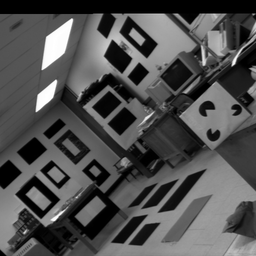
#> input picture 17.bmp, 256 x 256 px, shrunk from 512 x 512 before the run, found by its file name
$ python text.py   (older library calls are emulated)
#> lines starting #> are read from the running program, lines starting #| are printed output that depends on the picture; after the words box and inside, x2 and y2 are one past the last pixel; in counts of white or black regions, pixels touching at a corner belong together
#> further down, im is the input picture: shape (256, 256, 3); min 0, max 255, mean 79.7
### proposed.py
import cv2
import numpy as np
from scipy import signal
from pylab import *
def improved1(im,threshold):
#> called with threshold = 251188643.2
    rho = 1.5
    p = 8
    sigma1 = 1.5
    sigma2 = 3
    sigma3 = 4.5
    radius = 5
    esp = 2.220 * 10 ** (-16)
    if im.shape[2]==3:
        im = cv2.cvtColor(im, cv2.COLOR_BGR2GRAY)
#> im: shape (256, 256)
    # cv2.imshow('image',im)
    rows, cols = np.shape(im)
#> rows = 256; cols = 256
    wid = 7
    width = 15
    extend = cv2.copyMakeBorder(im, 7, 7, 7, 7, cv2.BORDER_REFLECT)
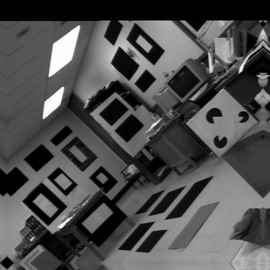
#> extend: shape (270, 270); min 0, max 255, mean 78.4
    extend_image = np.array(extend, np.float32)
    # cv2.imshow('extend',extend_image)
    # cv2.waitKey()
    V1 = []
    V2 = []
    V3 = []
    M = []
    M2 = []
    M3 = []
    M1 = np.mat([[rho, 0], [0, 1 / rho]])
    for direction in range(1, p + 1):
        theta = (direction - 1) * np.pi / (p)
        anigs_direction1 = np.zeros((2 * width + 1, 2 * width + 1))
        anigs_direction2 = np.zeros((2 * width + 1, 2 * width + 1))
        anigs_direction3 = np.zeros((2 * width + 1, 2 * width + 1))
        R = np.mat([[np.cos(theta), np.sin(theta)], [-np.sin(theta), np.cos(theta)]])
        R1 = np.mat([[np.cos(-theta), np.sin(-theta)], [-np.sin(-theta), np.cos(-theta)]])
        for x in range(-width, width + 1):
            for y in range(-width, width + 1):
                X1 = np.mat([x, y])
                X2 = X1.T
                anigs_direction1[x + width, y + width] = -rho * (x * np.cos(theta) + y * np.sin(theta)) * 1 / (
                            2 * np.pi * sigma1 * sigma1) * np.exp(-1 / (2 * sigma1) * X1 * R1 * M1 * R * X2)
                anigs_direction2[x + width, y + width] = -rho * (x * np.cos(theta) + y * np.sin(theta)) * 1 / (
                            2 * np.pi * sigma2 * sigma2) * np.exp(-1 / (2 * sigma2) * X1 * R1 * M1 * R * X2)
                anigs_direction3[x + width, y + width] = -rho * (x * np.cos(theta) + y * np.sin(theta)) * 1 / (
                            2 * np.pi * sigma3 * sigma3) * np.exp(-1 / (2 * sigma3) * X1 * R1 * M1 * R * X2)
                # print(type(anigs_direction3))
        V1.append(anigs_direction1)
        V2.append(anigs_direction2)
        V3.append(anigs_direction3)
    # print(np.shape(V1[7]))
    # print(V2)
    # print(V3)
    # smooth the input image
    template1 = np.zeros((2 * wid + rows, cols + 2 * wid))
    template2 = np.zeros((2 * wid + rows, cols + 2 * wid))
    template3 = np.zeros((2 * wid + rows, cols + 2 * wid))
    for d in range(0, p):
        a = V1[d]
        b = V2[d]
        c = V3[d]
        oa = a - (a.sum()) / (a.size)
        ob = b - (b.sum()) / (b.size)
        oc = c - (c.sum()) / (c.size)
        template1 = signal.convolve2d(extend_image, oa, mode='same')
        template2 = signal.convolve2d(extend_image, ob, mode='same')
        template3 = signal.convolve2d(extend_image, oc, mode='same')
        # print(type(template3))
        # print(np.shape(template3))
        M.append(template1)
        M2.append(template2)
        M3.append(template3)
#> this loop made 8 passes
#> pass 1, in improved1, `template3 = signal.convolve2d(extend_image, oc, mode='same')`:
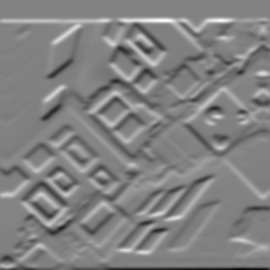
#> template3: shape (270, 270) float64; min -39.98, max 38.92, mean 0.2; drawn with min black and max white
#> pass 2, in improved1, `template1 = signal.convolve2d(extend_image, oa, mode='same')`:
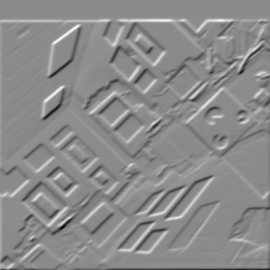
#> template1: shape (270, 270) float64; min -73.03, max 60.98, mean 0.2; drawn with min black and max white
#> after the loop, M = 8 items; M2 = 8 items; M3 = 8 items
    # print(np.shape(M2[7]))
    measure = np.zeros((rows, cols))
    for i in range(0, rows):
        for j in range(0, cols):
            Tem = []
            for d in range(0, p):
                A = M[d]
                a1 = A[i + wid - 1, j + wid + 3]
                a2 = A[i + wid, j + wid + 3]
                a3 = A[i + wid + 1, j + wid + 3]
                a4 = A[i + wid - 2, j + wid + 2]
                a5 = A[i + wid - 1, j + wid + 2]
                a6 = A[i + wid, j + wid + 2]
                a7 = A[i + wid + 1, j + wid + 2]
                a8 = A[i + wid + 2, j + wid + 2]
                a9 = A[i + wid - 3, j + wid + 1]
                a10 = A[i + wid - 2, j + wid + 1]
                a11 = A[i + wid - 1, j + wid + 1]
                a12 = A[i + wid, j + wid + 1]
                a13 = A[i + wid + 1, j + wid + 1]
                a14 = A[i + wid + 2, j + wid + 1]
                a15 = A[i + wid + 3, j + wid + 1]
                a16 = A[i + wid - 3, j + wid]
                a17 = A[i + wid - 2, j + wid]
                a18 = A[i + wid - 1, j + wid]
                a19 = A[i + wid, j + wid]
                a20 = A[i + wid + 1, j + wid]
                a21 = A[i + wid + 2, j + wid]
                a22 = A[i + wid + 3, j + wid]
                a23 = A[i + wid - 3, j + wid - 1]
                a24 = A[i + wid - 2, j + wid - 1]
                a25 = A[i + wid - 1, j + wid - 1]
                a26 = A[i + wid, j + wid - 1]
                a27 = A[i + wid + 1, j + wid - 1]
                a28 = A[i + wid + 2, j + wid - 1]
                a29 = A[i + wid + 3, j + wid - 1]
                a30 = A[i + wid - 2, j + wid - 2]
                a31 = A[i + wid - 1, j + wid - 2]
                a32 = A[i + wid, j + wid - 2]
                a33 = A[i + wid + 1, j + wid - 2]
                a34 = A[i + wid + 2, j + wid - 2]
                a35 = A[i + wid - 1, j + wid - 3]
                a36 = A[i + wid, j + wid - 3]
                a37 = A[i + wid + 1, j + wid - 3]
                s = np.mat([a1, a2, a3, a4, a5, a6, a7, a8, a9, a10, a11, a12, a13, a14, a15, a16, a17, a18, a19, a20, a21,
                     a22, a23, a24, a25, a26, a27, a28, a29, a30, a31, a32, a33, a34, a35, a36, a37]).T
                Tem.append(s)
            T = np.transpose(Tem)
            M4 = (np.mat(np.abs(Tem))) * (np.mat(np.abs(T)))
            measure[i, j] = np.linalg.det(M4) / (np.trace(M4) + esp)
    marked_img_one = np.zeros((rows, cols))
    marked_img_two = np.zeros((rows, cols))
    marked_img_three = np.zeros((rows, cols))
    r = nonma(measure, threshold, radius)
    # [6 lines of commented-out code are left out]
    for i in range(len(r)):
        Tem2 = []
        for d in range(0, p):
            A2 = M2[d]
            a1 = A2[r[i, 0] + wid - 1, r[i, 1] + wid + 3]
            a2 = A2[r[i, 0] + wid, r[i, 1] + wid + 3]
            a3 = A2[r[i, 0] + wid + 1, r[i, 1] + wid + 3]
            a4 = A2[r[i, 0] + wid - 2, r[i, 1] + wid + 2]
            a5 = A2[r[i, 0] + wid - 1, r[i, 1] + wid + 2]
            a6 = A2[r[i, 0] + wid, r[i, 1] + wid + 2]
            a7 = A2[r[i, 0] + wid + 1, r[i, 1] + wid + 2]
            a8 = A2[r[i, 0] + wid + 2, r[i, 1] + wid + 2]
            a9 = A2[r[i, 0] + wid - 3, r[i, 1] + wid + 1]
            a10 = A2[r[i, 0] + wid - 2, r[i, 1] + wid + 1]
            a11 = A2[r[i, 0] + wid - 1, r[i, 1] + wid + 1]
            a12 = A2[r[i, 0] + wid, r[i, 1] + wid + 1]
            a13 = A2[r[i, 0] + wid + 1, r[i, 1] + wid + 1]
            a14 = A2[r[i, 0] + wid + 2, r[i, 1] + wid + 1]
            a15 = A2[r[i, 0] + wid + 3, r[i, 1] + wid + 1]
            a16 = A2[r[i, 0] + wid - 3, r[i, 1] + wid]
            a17 = A2[r[i, 0] + wid - 2, r[i, 1] + wid]
            a18 = A2[r[i, 0] + wid - 1, r[i, 1] + wid]
            a19 = A2[r[i, 0] + wid, r[i, 1] + wid]
            a20 = A2[r[i, 0] + wid + 1, r[i, 1] + wid]
            a21 = A2[r[i, 0] + wid + 2, r[i, 1] + wid]
            a22 = A2[r[i, 0] + wid + 3, r[i, 1] + wid]
            a23 = A2[r[i, 0] + wid - 3, r[i, 1] + wid - 1]
            a24 = A2[r[i, 0] + wid - 2, r[i, 1] + wid - 1]
            a25 = A2[r[i, 0] + wid - 1, r[i, 1] + wid - 1]
            a26 = A2[r[i, 0] + wid, r[i, 1] + wid - 1]
            a27 = A2[r[i, 0] + wid + 1, r[i, 1] + wid - 1]
            a28 = A2[r[i, 0] + wid + 2, r[i, 1] + wid - 1]
            a29 = A2[r[i, 0] + wid + 3, r[i, 1] + wid - 1]
            a30 = A2[r[i, 0] + wid - 2, r[i, 1] + wid - 2]
            a31 = A2[r[i, 0] + wid - 1, r[i, 1] + wid - 2]
            a32 = A2[r[i, 0] + wid, r[i, 1] + wid - 2]
            a33 = A2[r[i, 0] + wid + 1, r[i, 1] + wid - 2]
            a34 = A2[r[i, 0] + wid + 2, r[i, 1] + wid - 2]
            a35 = A2[r[i, 0] + wid - 1, r[i, 1] + wid - 3]
            a36 = A2[r[i, 0] + wid, r[i, 1] + wid - 3]
            a37 = A2[r[i, 0] + wid + 1, r[i, 1] + wid - 3]
            t = np.mat([a1, a2, a3, a4, a5, a6, a7, a8, a9, a10, a11, a12, a13, a14, a15, a16, a17, a18, a19, a20, a21, a22,
                 a23,a24, a25, a26, a27, a28, a29, a30, a31, a32, a33, a34, a35, a36, a37]).T
            Tem2.append(t)
        T2 = np.transpose(Tem2)
        M5 = (np.mat(np.abs(Tem2))) * (np.mat(np.abs(T2)))
        KKK = np.linalg.det(M5) / (np.trace(M5) + esp)
        if KKK > threshold:
            marked_img_two[r[i, 0], r[i, 1]] = 1
    rr = np.array(marked_img_two.nonzero()).T
    # [6 lines of commented-out code are left out]
    for i in range(len(rr)):
        Tem3 = []
        for d in range(0, p):
            A3 = M3[d]
            a1 = A3[rr[i, 0] + wid - 1, rr[i, 1] + wid + 3]
            a2 = A3[rr[i, 0] + wid, rr[i, 1] + wid + 3]
            a3 = A3[rr[i, 0] + wid + 1, rr[i, 1] + wid + 3]
            a4 = A3[rr[i, 0] + wid - 2, rr[i, 1] + wid + 2]
            a5 = A3[rr[i, 0] + wid - 1, rr[i, 1] + wid + 2]
            a6 = A3[rr[i, 0] + wid, rr[i, 1] + wid + 2]
            a7 = A3[rr[i, 0] + wid + 1, rr[i, 1] + wid + 2]
            a8 = A3[rr[i, 0] + wid + 2, rr[i, 1] + wid + 2]
            a9 = A3[rr[i, 0] + wid - 3, rr[i, 1] + wid + 1]
            a10 = A3[rr[i, 0] + wid - 2, rr[i, 1] + wid + 1]
            a11 = A3[rr[i, 0] + wid - 1, rr[i, 1] + wid + 1]
            a12 = A3[rr[i, 0] + wid, rr[i, 1] + wid + 1]
            a13 = A3[rr[i, 0] + wid + 1, rr[i, 1] + wid + 1]
            a14 = A3[rr[i, 0] + wid + 2, rr[i, 1] + wid + 1]
            a15 = A3[rr[i, 0] + wid + 3, rr[i, 1] + wid + 1]
            a16 = A3[rr[i, 0] + wid - 3, rr[i, 1] + wid]
            a17 = A3[rr[i, 0] + wid - 2, rr[i, 1] + wid]
            a18 = A3[rr[i, 0] + wid - 1, rr[i, 1] + wid]
            a19 = A3[rr[i, 0] + wid, rr[i, 1] + wid]
            a20 = A3[rr[i, 0] + wid + 1, rr[i, 1] + wid]
            a21 = A3[rr[i, 0] + wid + 2, rr[i, 1] + wid]
            a22 = A3[rr[i, 0] + wid + 3, rr[i, 1] + wid]
            a23 = A3[rr[i, 0] + wid - 3, rr[i, 1] + wid - 1]
            a24 = A3[rr[i, 0] + wid - 2, rr[i, 1] + wid - 1]
            a25 = A3[rr[i, 0] + wid - 1, rr[i, 1] + wid - 1]
            a26 = A3[rr[i, 0] + wid, rr[i, 1] + wid - 1]
            a27 = A3[rr[i, 0] + wid + 1, rr[i, 1] + wid - 1]
            a28 = A3[rr[i, 0] + wid + 2, rr[i, 1] + wid - 1]
            a29 = A3[rr[i, 0] + wid + 3, rr[i, 1] + wid - 1]
            a30 = A3[rr[i, 0] + wid - 2, rr[i, 1] + wid - 2]
            a31 = A3[rr[i, 0] + wid - 1, rr[i, 1] + wid - 2]
            a32 = A3[rr[i, 0] + wid, rr[i, 1] + wid - 2]
            a33 = A3[rr[i, 0] + wid + 1, rr[i, 1] + wid - 2]
            a34 = A3[rr[i, 0] + wid + 2, rr[i, 1] + wid - 2]
            a35 = A3[rr[i, 0] + wid - 1, rr[i, 1] + wid - 3]
            a36 = A3[rr[i, 0] + wid, rr[i, 1] + wid - 3]
            a37 = A3[rr[i, 0] + wid + 1, rr[i, 1] + wid - 3]
            pp =np.mat([a1, a2, a3, a4, a5, a6, a7, a8, a9, a10, a11, a12, a13, a14, a15, a16, a17, a18, a19, a20, a21, a22,
                  a23,a24, a25, a26, a27, a28, a29, a30, a31, a32, a33, a34, a35, a36, a37]).T
            Tem3.append(pp)
        T3 = np.transpose(Tem3)
        M6 = (np.mat(np.abs(Tem3))) * (np.mat(np.abs(T3)))
        KKKK = np.linalg.det(M6) / (np.trace(M6) + esp)
        if KKKK > threshold:
            marked_img_two[rr[i, 0], rr[i, 1]] = 1
    rrr = np.array(marked_img_two.nonzero()).T
    return rrr
def nonma(cim,threshold,radius):
#> called with threshold = 251188643.2, radius = 5
    rows,cols=np.shape(cim)
#> rows = 256; cols = 256
    kernel = cv2.getStructuringElement(cv2.MORPH_RECT, (radius, radius))
    mx=cv2.dilate(cim,kernel)
    bordermask=np.zeros(np.shape(cim),np.int)
    bordermask[radius+1:rows-radius,radius+1:cols-radius]=1
    t = (cim == mx) + 0
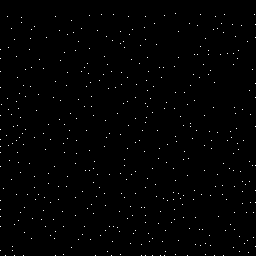
#> t: shape (256, 256) int64; values 0 (black) and 1 (white), 0.67% white in thin lines or dots
    t2 = (cim > threshold) + 0
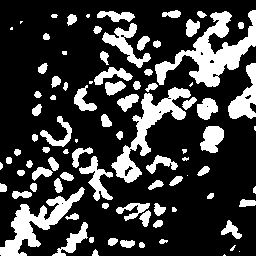
#> t2: shape (256, 256) int64; values 0 (black) and 1 (white), 24% white; 89 white regions (15 under 20 px), largest, box (x1, y1, x2, y2) and area: (155, 10, 256, 87) 2746, (111, 87, 191, 183) 1926, (0, 187, 85, 256) 1753
    cimmx=t & t2 & bordermask
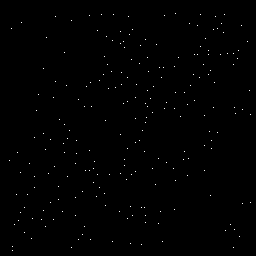
#> cimmx: shape (256, 256) int64; values 0 (black) and 1 (white), 0.34% white in thin lines or dots, all inside (x1, y1, x2, y2) = (9, 13, 251, 251)
    r = np.array(cimmx.nonzero()).T
#> r = 225 pairs, first value 13 to 250, second value 9 to 250
    return r

### text.py
import cv2
import proposed
from pylab import *
im = cv2.imread(r".\17.bmp")
r=proposed.improved1(im, 10 ** 8.4)#298
#> the loop in improved1, `for i in range(len(r)):` made 225 passes
#> KKK on passes 1 to 3: 5.33e+15, 1.02e+15, 1.84e+15
#> in improved1, `rr = np.array(marked_img_two.nonzero()).T`: rr = 204 pairs, first value 13 to 250, second value 9 to 250
#> the loop in improved1, `for i in range(len(rr)):` made 204 passes
#> KKKK on passes 1 to 3: 1.68e+13, 2.41e+13, 1.02e+14
#> in improved1, `rrr = np.array(marked_img_two.nonzero()).T`: rrr has the same summary as rr
#> r has the same summary as rr in improved1
figure()
gray()
imshow(im)
plot([p[1] for p in r],[p[0]for p in r],'w.')
axis('off')
show()
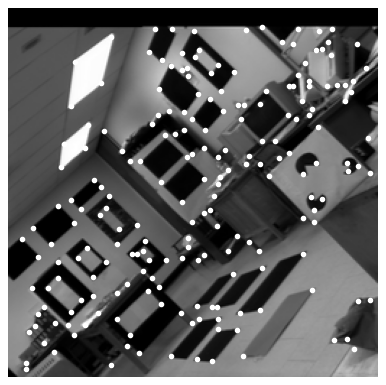
#> figure drawn by matplotlib, 1 panel
